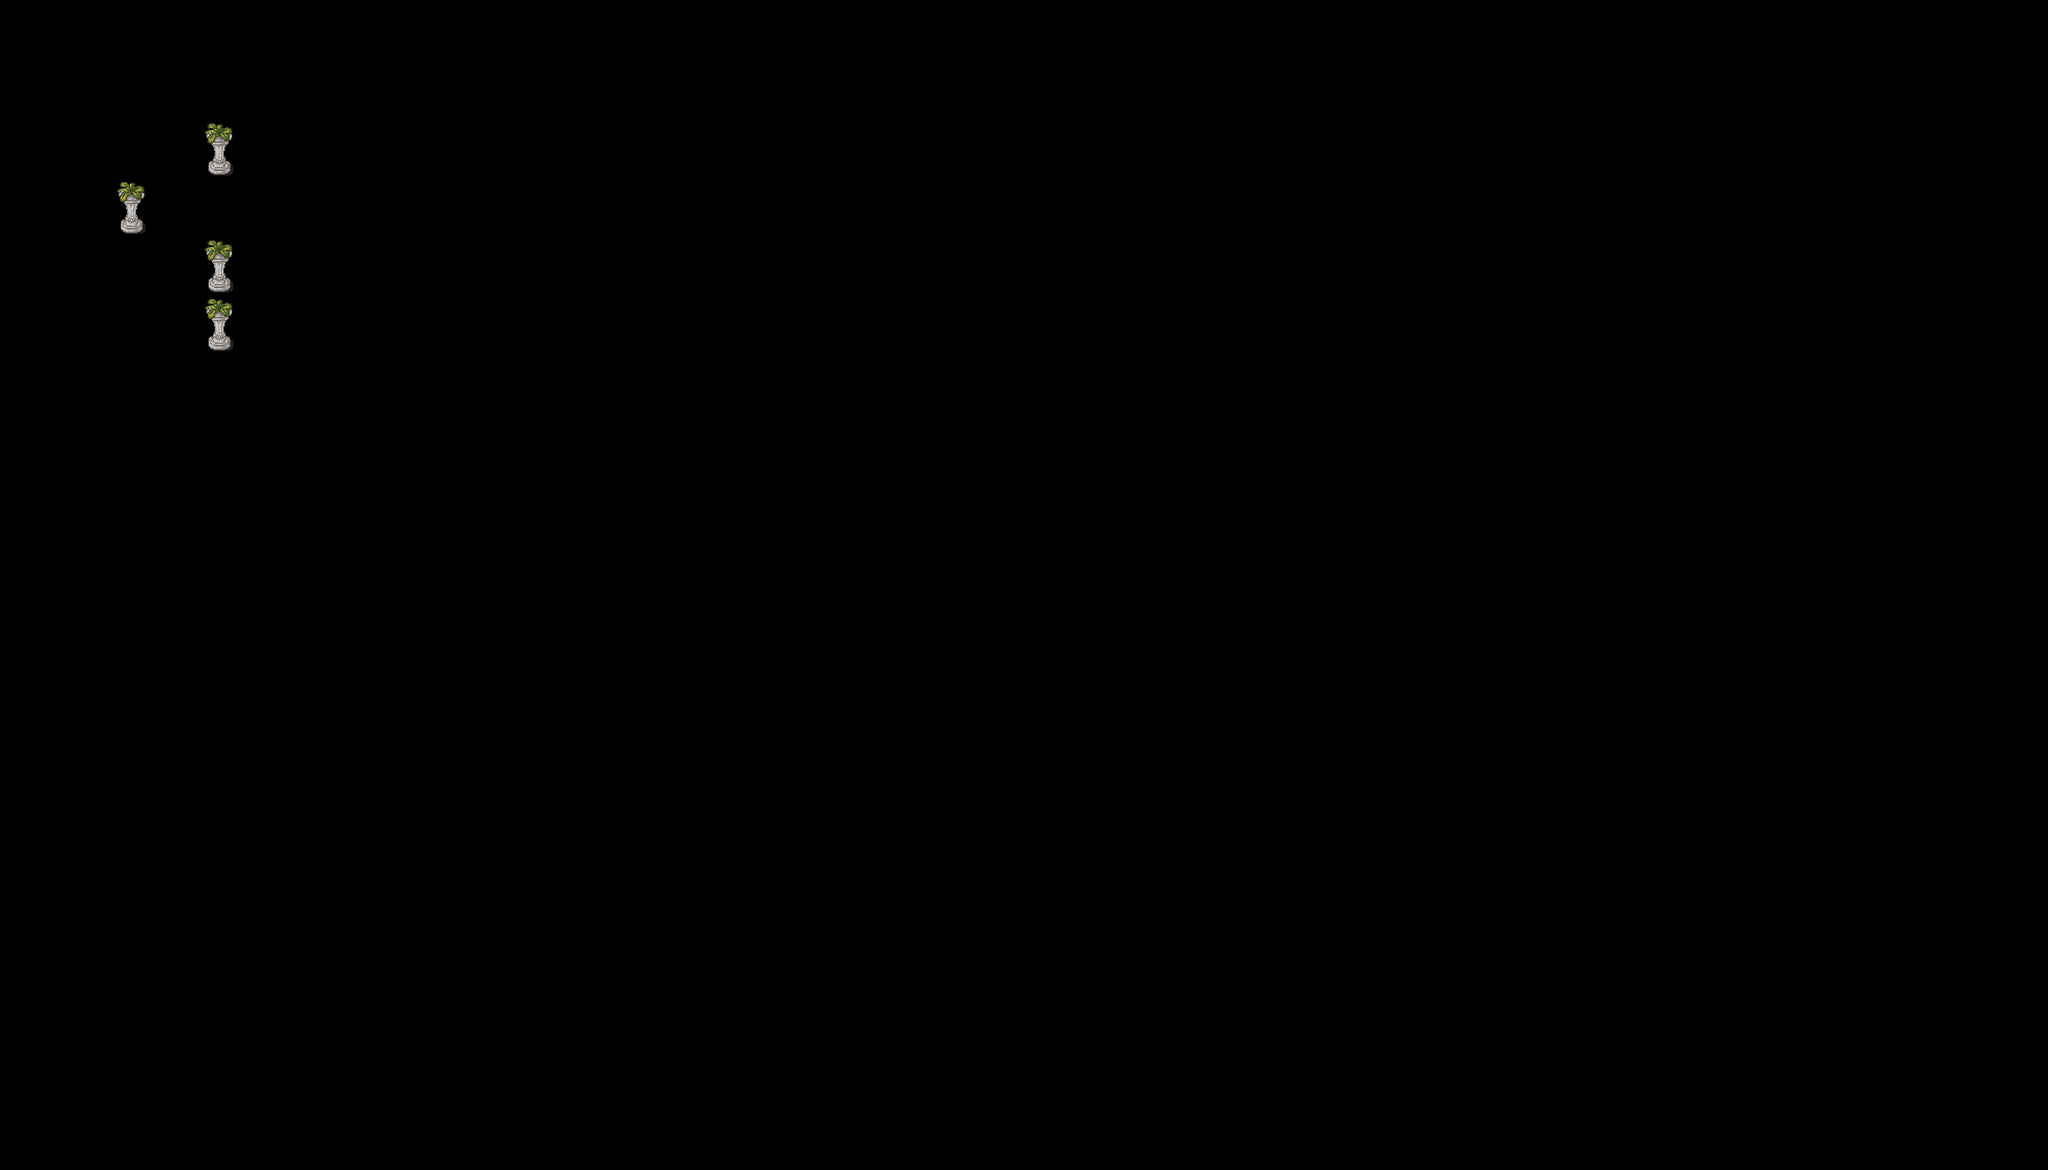

This is a level from a 2D game, rendered from its Tiled map with the project's own tilesets. A one-line summary and the map file follow, with tile-layer data summarised:
An orthogonal 70x40 tile map with 32x32 px tiles, 1 tile layer (Warstwa Kafelków 2), 1 hidden layer not drawn and 6 objects (Colision).

<map version="1.2" tiledversion="1.2.3" orientation="orthogonal" renderorder="right-down" width="70" height="40" tilewidth="32" tileheight="32" infinite="0" nextlayerid="7" nextobjectid="4">
 <tileset firstgid="1" name="magecity" tilewidth="32" tileheight="32" tilecount="360" columns="8">
  <image source="magecity.png" width="256" height="1450" />
  <tile id="16">
   <objectgroup draworder="index">
    <object id="1" x="0" y="-1" width="30" height="33" />
   </objectgroup>
  </tile>
  <tile id="21">
   <objectgroup draworder="index">
    <object id="1" x="2" y="-1" width="27" height="32" />
   </objectgroup>
  </tile>
  <tile id="24">
   <objectgroup draworder="index">
    <object id="1" x="8" y="8" width="13" height="12" />
    <object id="2" x="0" y="-2" width="33" height="33" />
   </objectgroup>
  </tile>
  <tile id="29">
   <objectgroup draworder="index">
    <object id="1" x="2" y="0" width="28" height="31" />
   </objectgroup>
  </tile>
 </tileset>
 <layer id="3" name="Warstwa Kafelków 2" width="70" height="40">
  <data>[2800 cells, 8 non-empty, 2 distinct tile ids]</data>
 </layer>
 <layer id="1" name="Warstwa Kafelków 1" width="70" height="40" visible="0">
  <data>[2800 cells, 2800 non-empty, 54 distinct tile ids]</data>
 </layer>
 <objectgroup id="6" name="Warstwa Obiektu 1">
  <object id="3" name="Colision" x="223.333" y="128.667" width="32.6667" height="253.333" />
 </objectgroup>
</map>
